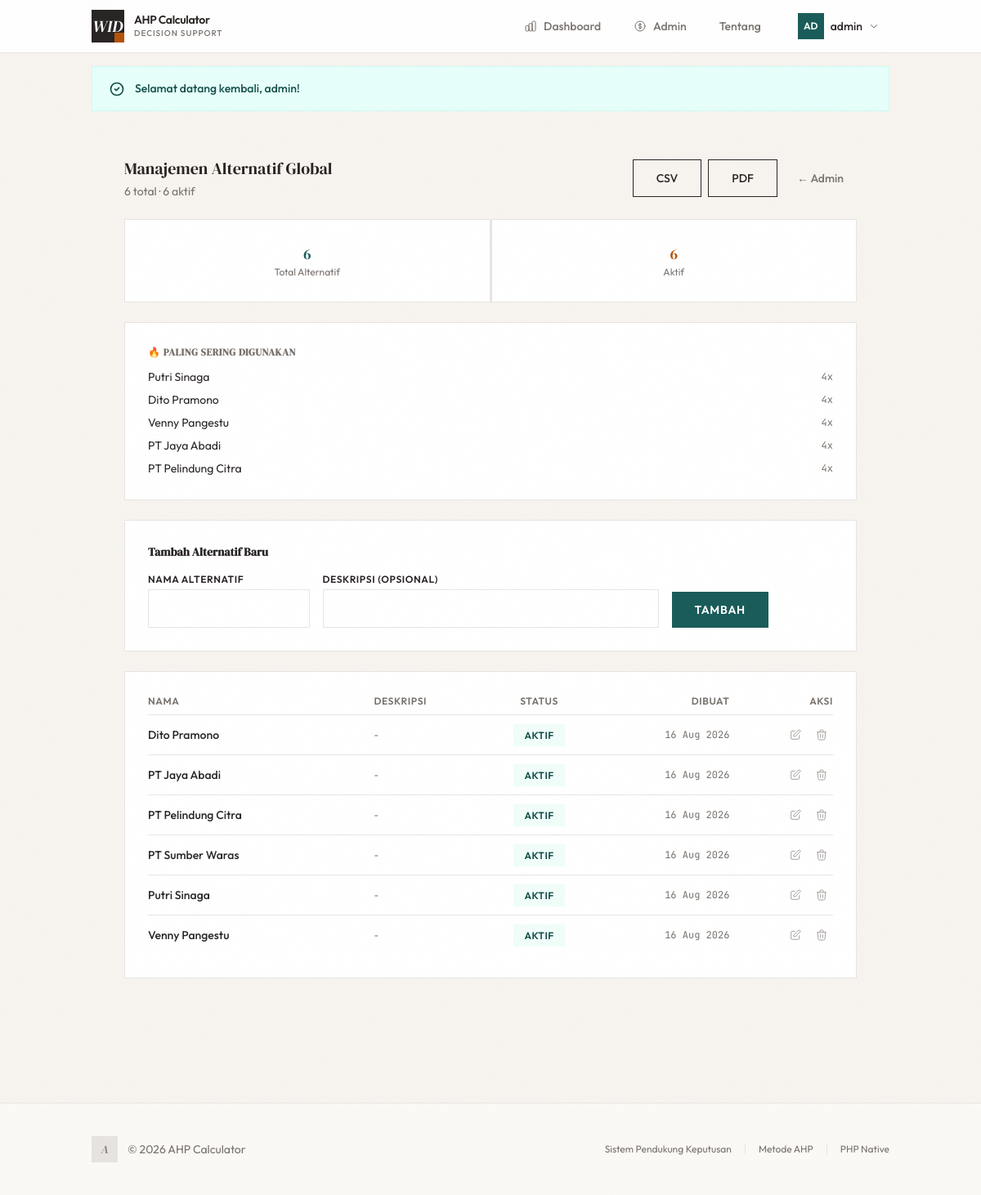
Screenshot of /?page=admin-alternatives (signed in) with the database file from the repository.
### tables this page shows
CREATE TABLE `users` (
  `id` int NOT NULL,
  `username` varchar(50) NOT NULL,
  `email` varchar(100) NOT NULL,
  `password_hash` varchar(255) NOT NULL,
  `role` enum('super_admin','user') NOT NULL DEFAULT 'user',
  `is_active` tinyint(1) DEFAULT '1',
  `last_login` timestamp NULL DEFAULT NULL,
  `created_at` timestamp NULL DEFAULT CURRENT_TIMESTAMP,
  `updated_at` timestamp NULL DEFAULT CURRENT_TIMESTAMP ON UPDATE CURRENT_TIMESTAMP
);

CREATE TABLE `global_alternatives` (
  `id` int NOT NULL,
  `name` varchar(255) NOT NULL,
  `description` text,
  `is_active` tinyint(1) DEFAULT '1',
  `created_at` timestamp NULL DEFAULT CURRENT_TIMESTAMP,
  `updated_at` timestamp NULL DEFAULT CURRENT_TIMESTAMP ON UPDATE CURRENT_TIMESTAMP
);

### views/admin-alternatives.php (the view, shortened to what the rows shown need)
<?php
$altList = dbGetAllGlobalAlternatives();
$stats = dbGetGlobalAltStats();
$editItem = null;
?>
<div class="fade-in max-w-4xl mx-auto">
    <div class="flex flex-col sm:flex-row items-start sm:items-center justify-between gap-4 mb-6">
        <div>
            <h1 class="text-xl font-display text-ink">Manajemen Alternatif Global</h1>
        </div>
    </div>
    <?php if (!empty($stats['most_used']) && $stats['most_used'][0]['usage_count'] > 0): ?>
    <div class="card border-border mb-6">
        <h2 class="text-xs font-semibold uppercase tracking-wider text-ink-muted mb-3">🔥 Paling Sering Digunakan</h2>
    </div>
    <?php endif; ?>
    <div class="card border-border mb-6">
        <h2 class="text-sm font-semibold text-ink mb-4"><?= $editItem ? 'Edit Alternatif' : 'Tambah Alternatif Baru' ?></h2>
    </div>
    <div class="card border-border">
        <div class="overflow-x-auto">
            <table class="w-full text-sm">
                <thead>
                    <tr class="border-b border-border">
                        <th class="text-left pb-2 font-semibold text-ink-muted text-xs uppercase tracking-wider">Nama</th>
                        <th class="text-left pb-2 font-semibold text-ink-muted text-xs uppercase tracking-wider">Deskripsi</th>
                        <th class="text-center pb-2 font-semibold text-ink-muted text-xs uppercase tracking-wider">Status</th>
                        <th class="text-right pb-2 font-semibold text-ink-muted text-xs uppercase tracking-wider">Dibuat</th>
                        <th class="text-right pb-2 font-semibold text-ink-muted text-xs uppercase tracking-wider">Aksi</th>
                    </tr>
                </thead>
                <tbody class="divide-y divide-border">
                    <?php foreach ($altList as $a): ?>
                    <tr class="hover:bg-paper transition-colors">
                        <td class="py-2.5 pr-4 font-medium text-ink"><?= htmlspecialchars($a['name']) ?></td>
                        <td class="py-2.5 pr-4 text-ink-muted text-xs"><?= htmlspecialchars($a['description'] ?? '-') ?></td>
                        <td class="py-2.5 text-center">
                            <span class="badge text-[10px] <?= $a['is_active'] ? 'bg-teal-xlight text-teal-dark border-teal-light' : 'bg-rose-lighter text-rose border-rose-light' ?>">
                                <?= $a['is_active'] ? 'Aktif' : 'Nonaktif' ?>
                            </span>
                        </td>
                        <td class="py-2.5 text-right text-xs text-ink-muted font-mono"><?= date('d M Y', strtotime($a['created_at'])) ?></td>
                        <td class="py-2.5 text-right">
                            <div class="flex items-center justify-end gap-1">
                                <a href="?page=admin-alternatives&edit=<?= $a['id'] ?>" class="p-1.5 text-ink-light hover:text-teal transition-colors" title="Edit">
                                    <svg class="w-4 h-4" fill="none" stroke="currentColor" viewBox="0 0 24 24"><path stroke-linecap="round" stroke-linejoin="round" stroke-width="1.5" d="M11 5H6a2 2 0 00-2 2v11a2 2 0 002 2h11a2 2 0 002-2v-5m-1.414-9.414a2 2 0 112.828 2.828L11.828 15H9v-2.828l8.586-8.586z"/></svg>
                                </a>
                                <form method="POST" class="m-0" onsubmit="return confirm('Hapus alternatif <?= htmlspecialchars($a['name']) ?>?')">
                                    <button type="submit" class="p-1.5 text-ink-light hover:text-rose transition-colors cursor-pointer" title="Hapus">
                                        <svg class="w-4 h-4" fill="none" stroke="currentColor" viewBox="0 0 24 24"><path stroke-linecap="round" stroke-linejoin="round" stroke-width="1.5" d="M19 7l-.867 12.142A2 2 0 0116.138 21H7.862a2 2 0 01-1.995-1.858L5 7m5 4v6m4-6v6m1-10V4a1 1 0 00-1-1h-4a1 1 0 00-1 1v3M4 7h16"/></svg>
                                    </button>
                                </form>
                            </div>
                        </td>
                    </tr>
                    <?php endforeach; ?>
                </tbody>
            </table>
        </div>
    </div>
</div>

### views/header.php (shortened to what the rows shown need)
<!DOCTYPE html>
<html lang="id">
<head>
    <script src="assets/js/tailwindcss.js"></script>
    <link rel="stylesheet" href="assets/css/fonts.css">
</head>
<body>
    <nav class="sticky top-0 z-50 bg-white/90 backdrop-blur-md border-b border-border">
        <div class="max-w-5xl mx-auto px-4 sm:px-6">
            <div class="flex items-center justify-between h-16">
                <div class="flex items-center gap-1 sm:gap-2">
                    <?php if (isLoggedIn()):
                        $currentUser = getCurrentUser();
                    ?>
                    <div class="relative group ml-1 sm:ml-2">
                        <div class="flex items-center gap-2 px-3 py-1.5 border border-transparent group-hover:border-border cursor-pointer transition-all">
                            <div class="w-8 h-8 bg-teal flex items-center justify-center">
                                <span class="text-white text-xs font-semibold">
                                    <?= strtoupper(substr($currentUser['username'] ?? 'U', 0, 2)) ?>
                                </span>
                            </div>
                            <span class="text-sm font-medium text-ink hidden sm:inline">
                                <?= htmlspecialchars($currentUser['username'] ?? '-') ?>
                            </span>
                            <svg class="w-3 h-3 text-ink-muted group-hover:rotate-180 transition-transform" fill="none" stroke="currentColor" viewBox="0 0 24 24">
                                <path stroke-linecap="round" stroke-linejoin="round" stroke-width="2" d="M19 9l-7 7-7-7"/>
                            </svg>
                        </div>
                    </div>
                    <?php endif; ?>
                </div>
            </div>
        </div>
    </nav>
    <main class="max-w-5xl mx-auto px-4 sm:px-6 py-10 sm:py-14">

### rows the page displays
users: username "AD", username "admin"
global_alternatives: name "Dito Pramono", description "-", is_active "AKTIF", created_at "16 Aug 2026"
global_alternatives: name "PT Jaya Abadi", description "-", is_active "AKTIF", created_at "16 Aug 2026"
global_alternatives: name "PT Pelindung Citra", description "-", is_active "AKTIF", created_at "16 Aug 2026"
global_alternatives: name "PT Sumber Waras", description "-", is_active "AKTIF", created_at "16 Aug 2026"
global_alternatives: name "Putri Sinaga", description "-", is_active "AKTIF", created_at "16 Aug 2026"
global_alternatives: name "Venny Pangestu", description "-", is_active "AKTIF", created_at "16 Aug 2026"

### other values shown
$navLogoText "WID"
dbGetSetting('app_name', APP_NAME) "AHP Calculator"
$_SESSION['flash_message'] "Selamat datang kembali, admin!"
$stats['total'] "6"
$stats['active'] "6"
$a['name'] "Putri Sinaga"
$a['usage_count'] "4"
$a['name'] "Dito Pramono"
$a['name'] "Venny Pangestu"
$a['name'] "PT Jaya Abadi"
$a['name'] "PT Pelindung Citra"
